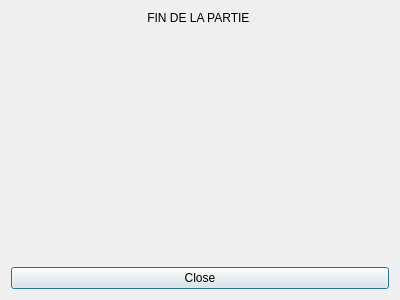
<?xml version="1.0" encoding="UTF-8"?>
<ui version="4.0">
 <class>EndGame</class>
 <widget class="QDialog" name="EndGame">
  <property name="geometry">
   <rect>
    <x>0</x>
    <y>0</y>
    <width>400</width>
    <height>300</height>
   </rect>
  </property>
  <property name="windowTitle">
   <string>Dialog</string>
  </property>
  <layout class="QVBoxLayout" name="verticalLayout">
   <item>
    <layout class="QVBoxLayout" name="verticalLayout_2">
     <item>
      <widget class="QLabel" name="label">
       <property name="text">
        <string>FIN DE LA PARTIE </string>
       </property>
       <property name="alignment">
        <set>Qt::AlignHCenter|Qt::AlignTop</set>
       </property>
      </widget>
     </item>
     <item>
      <layout class="QVBoxLayout" name="verticalLayout_scorebord"/>
     </item>
     <item>
      <widget class="QPushButton" name="pushButton">
       <property name="text">
        <string>Close</string>
       </property>
      </widget>
     </item>
    </layout>
   </item>
  </layout>
 </widget>
 <resources/>
 <connections/>
</ui>
